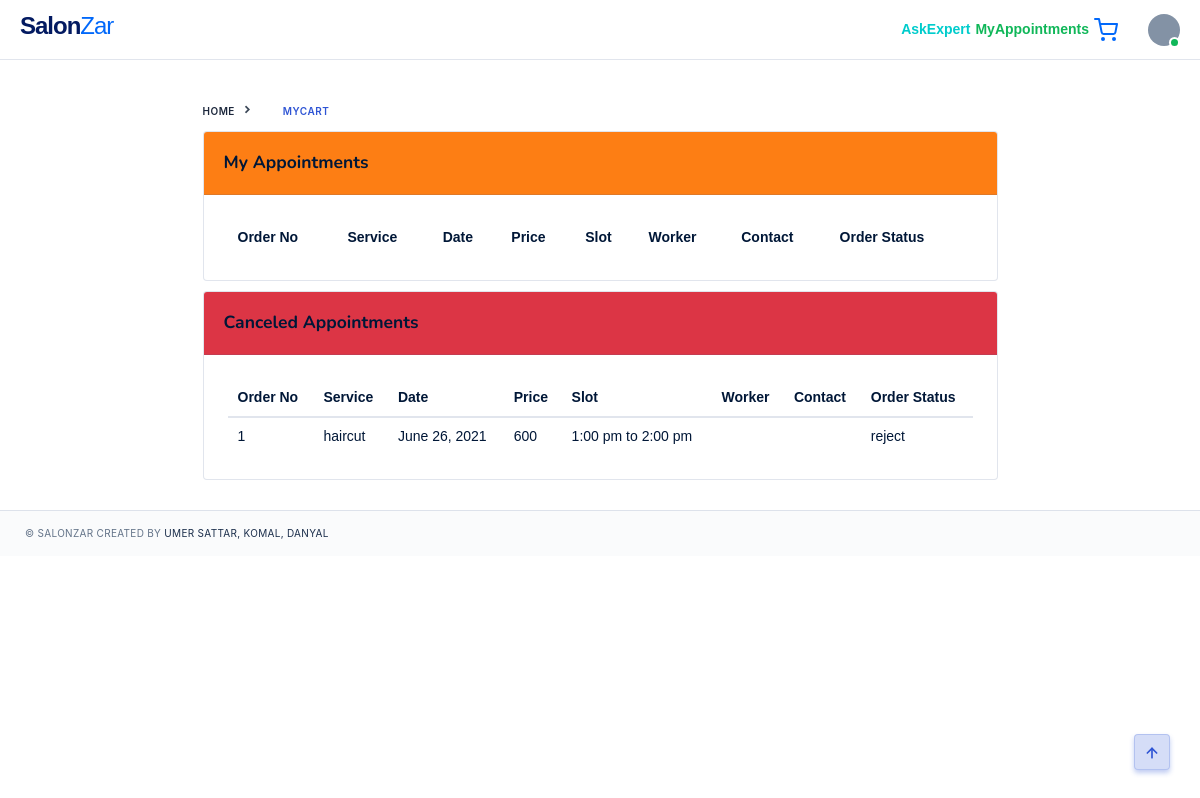
The page /myappointments/ (signed in) on the database its author committed.
### salons/models.py (models this page shows)
class Order(models.Model):
    INPROGRESS = 'inprogress'
    PENDING = 'pending'
    COMPLETE = 'complete'
    CARTPENDING = 'cartpending'
    SHOP = 'shop'
    HOME = 'home'
    order_choices = [
        (INPROGRESS,'inprogress'),
        (PENDING,'pending'),
        (COMPLETE,'complete'),
        (CARTPENDING,'cartpending')
    ]
    type_choices = [
        (SHOP,'shop'),
        (HOME,'home')
    ]
    cart = models.ForeignKey(Cart,null=True,blank=True,on_delete=models.CASCADE)
    salon = models.ForeignKey(Salon,null=True,blank=True,on_delete=models.CASCADE)
    service = models.ForeignKey(Service,null=True,blank=True,on_delete=models.CASCADE)
    worker = models.ForeignKey(SalonWorker,null=True,blank=True,on_delete=models.CASCADE)
    slot = models.ForeignKey(Slot,null=True,blank=True,on_delete=models.CASCADE)
    type = models.CharField(max_length=200,null=True,blank=True,choices=type_choices)
    order_date = models.DateField(null=True,blank=True)
    order_status = models.CharField(max_length=200,null=True,blank=True,choices=order_choices)
    order_time = models.DateTimeField(null=True,blank=True)
    total = models.IntegerField(null=True,blank=True)

class Service(models.Model):
    salon = models.ForeignKey(Salon,null=True,blank=True,on_delete=models.CASCADE)
    service_name = models.CharField(max_length=200,null=True)
    price = models.IntegerField(null=True)
    discount = models.IntegerField(null=True,blank=True)
    def __str__(self):
        return self.service_name

class Slot(models.Model):
    BOOKED = 'booked'
    AVAILABLE = 'available'
    slot_choices = [
        (BOOKED,'booked'),
        (AVAILABLE,'available')
    ]
    salon = models.ForeignKey(Salon,null=True,blank=True,on_delete=models.CASCADE)
    slot_start_time = models.CharField(max_length=200,null=True)
    slot_end_time = models.CharField(max_length=200,null=True)
    slot_status = models.CharField(max_length=200,null=True,choices=slot_choices)
    def __str__(self):
        return self.slot_start_time + " to " + self.slot_end_time

### salons/decorators.py (the view)
		def wrapper_func(request,*args,**kwargs):
			group = None
			if request.user.groups.exists():
				group = request.user.groups.all()[0].name
			if group in allowed_roles:
				return view_func(request,*args,**kwargs)
			else:
				return HttpResponse('You are not allowed to view this page')

### salons/templatetags/user_tags.py (called while the page is built)
@register.filter(name='has_group')
def has_group(user, group_name):
    return user.groups.filter(name=group_name).exists()

### salons/views.py (called while the page is built)
@login_required(login_url=login_page)
@allowed_users(allowed_roles=['customer'])
def all_appointments(request):
    user = request.user
    cart = Cart.objects.get(user=user)
    orders = cart.order_set.all()
    appointments = orders.filter(order_status= "inprogress")
    c_appointments = orders.filter(order_status= "reject")
    context = {'appointments':appointments,'cart':cart,'c_appointments':c_appointments}
    return render(request, 'pages/appointments.html', context)

### salons/templates/pages/appointments.html (shortened to what this page needs)
{% extends 'pages/base.html' %}
{% block content %}
<div class="container col-lg-9">
      <div class="col-lg-12 col-xl-12 mg-t-10">
        <nav aria-label="breadcrumb">
            <ol class="breadcrumb breadcrumb-style3 mg-b-10" style="display: inline-block;">
              <li class="breadcrumb-item"><a href="{% url 'home' %}">Home</a></li>
              <li class="breadcrumb-item active" >MyCart</li>
            </ol>
          </nav>
        <div class="card">
          <div class="card-header pd-y-20 d-md-flex align-items-center justify-content-between bg-orange ">
            <h5 class="mg-b-0"><b> My Appointments</b> </h5>
          </div>
          <div class="card-body pos-relative pd-0">
            <div id="t1" class="table-responsive">
              <table class="table table-hover table-dashboard mg-b-0">
                  <tr>
                    <th><b>Order No</b></th>
                    <th><b>Service</b></th>
                    <th><b>Date</b></th>
                    <th><b>Price</b></th>
                    <th><b>Slot</b></th>
                    <th><b>Worker</b></th>
                    <th><b>Contact</b></th>
                    <th><b>Order Status</b></th>
                  </tr>
              </table>
            </div>
          </div>
        </div>
      </div>
      <div class="col-lg-12 col-xl-12 mg-t-10">
        <div class="card">
          <div class="card-header pd-y-20 d-md-flex align-items-center justify-content-between bg-danger ">
            <h5 class="mg-b-0"><b> Canceled Appointments</b> </h5>
          </div>
          <div class="card-body pos-relative pd-0">
            <div id="t1" class="table-responsive">
              <table class="table table-hover table-dashboard mg-b-0">
                  <tr>
                    <th><b>Order No</b></th>
                    <th><b>Service</b></th>
                    <th><b>Date</b></th>
                    <th><b>Price</b></th>
                    <th><b>Slot</b></th>
                    <th><b>Worker</b></th>
                    <th><b>Contact</b></th>
                    <th><b>Order Status</b></th>
                  </tr>
                <tbody>
                  {% for c in c_appointments %}
                 <tr>
                   <td class="tx-14">{{forloop.counter}}</td>
                   <td class="tx-14">{{c.service}}</td>
                   <td class="tx-14">{{c.order_date}}</td>
                   <td class="tx-14">{{c.service.price}}</td>
                   <td class="tx-14">{{c.slot}}</td>
                   <td class="tx-14">{{c.worker.worker_name}}</td>
                   <td class="tx-14">{{c.worker.worker_contact}}</td>
                   <td class="tx-14">{{c.order_status}}</td>
                 </tr>
                 {% endfor %}
                </tbody>
              </table>
            </div>
          </div>
        </div>
      </div>
  </div>
{% endblock %}

### static/css/colors/default.css (style rules this page uses)
.text-primary, .bg-soft-primary, .btn-soft-primary, .btn-outline-primary, .badge-outline-primary, .alert-outline-primary, .breadcrumb .breadcrumb-item.active, .breadcrumb .breadcrumb-item a:hover, .faq-content .card a.faq[data-toggle=collapse], .faq-content .card a.faq[data-toggle=collapse]:before, #topnav .has-submenu.active .submenu li.active > a, #topnav .navigation-menu > li:hover > a, #topnav .navigation-menu > li.active > a, #topnav .navigation-menu > li > a:hover, #topnav .navigation-menu > li > a:active, #topnav .navigation-menu > li .submenu li a:hover, #topnav .navigation-menu > li:hover > a, #topnav .navigation-menu > li.active > a, #topnav .navigation-menu > li > a:hover, #topnav .navigation-menu > li .submenu li a:hover, #topnav .navigation-menu > li.has-submenu.open > a, #topnav .has-submenu.active a, #topnav.nav-sticky .navigation-menu.nav-light > li.active > a, #topnav.nav-sticky .navigation-menu.nav-light > li:hover > a, #topnav.nav-sticky .navigation-menu.nav-light > li.active > a, .course-feature .title:hover, .pricing-rates.business-rate:hover .title, .blog .content .title:hover, .blog .content .post-meta .readmore:hover, .sidebar .widget .blog-catagories li a:hover, .sidebar .widget .post-recent .post-recent-content a:hover, .media-list .media .media-heading:hover, .job-box .position a:hover, .job-box .company-name:hover, .event-schedule .content .title:hover, .courses-desc .content .title:hover, .container-filter li a.active, .container-filter li a:hover, .team .name:hover, .catagories a:hover, .explore-feature:hover .icon, .explore-feature:hover .title, .work-container.work-classic .content .title:hover, .work-container.work-grid .content .title:hover, .work-container.work-modern .content .title:hover, .shop-list .content .product-name:hover, .features.fea-primary .content .title:hover, .dropdown-primary .dropdown-menu .dropdown-item:hover, .dropdown-primary .dropdown-menu .dropdown-item.active, .dropdown-primary .dropdown-menu .dropdown-item:active, .dropdown-primary .dropdown-menu .dropdown-item.focus, .dropdown-primary .dropdown-menu .dropdown-item:focus { color: #2f55d4 !important; }

### rows shown on the page
Order: service "haircut", order_date "June 26, 2021", service.price "600", slot "1:00 pm to 2:00 pm", order_status "reject"
